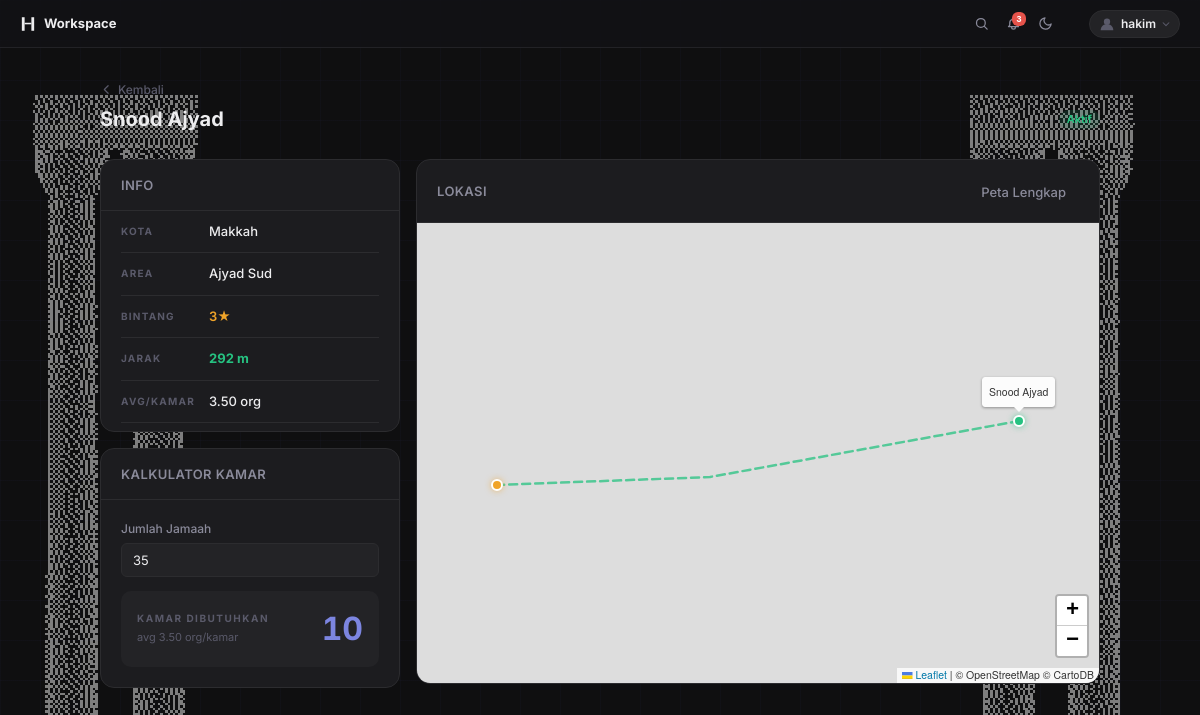
The app's page /hotels/1/ (signed in) with its own data.
### invoices/models.py (models this page shows, shortened)
class Hotel(models.Model):
    company      = models.CharField(max_length=20, choices=COMPANY_CHOICES, default='konoz')
    name         = models.CharField(max_length=200)
    city         = models.CharField(max_length=20, choices=HOTEL_CITY_CHOICES, default='makkah')
    stars        = models.PositiveSmallIntegerField(default=3)
    area         = models.CharField(max_length=100, blank=True)
    lat          = models.FloatField(null=True, blank=True)
    lng          = models.FloatField(null=True, blank=True)
    avg_occupancy = models.DecimalField(
        max_digits=5, decimal_places=2, null=True, blank=True,
        help_text='Rata-rata orang per kamar, mis. 3.4'
    )
    note         = models.TextField(blank=True)
    route        = models.JSONField(null=True, blank=True,
                                    help_text='Intermediate waypoints [[lat,lng],...] between mosque and hotel')
    is_active    = models.BooleanField(default=True)
    created_at   = models.DateTimeField(auto_now_add=True)
    updated_at   = models.DateTimeField(auto_now=True)
    class Meta:
        ordering = ['name']
    @property
    def ref_point(self):
        if self.city == 'madinah':
            return NABAWI_LAT, NABAWI_LNG
        return HARAM_LAT, HARAM_LNG
    @property
    def ref_label(self):
        return 'Masjid Nabawi' if self.city == 'madinah' else 'Masjid Al-Haram'
    @property
    def distance_to_haram(self):
        if self.lat is None or self.lng is None:
            return None
        import math
        R = 6_371_000
        ref_lat, ref_lng = self.ref_point
        lat1, lng1 = math.radians(self.lat), math.radians(self.lng)
        lat2, lng2 = math.radians(ref_lat), math.radians(ref_lng)
        dlat = lat2 - lat1
        dlng = lng2 - lng1
        a = math.sin(dlat/2)**2 + math.cos(lat1)*math.cos(lat2)*math.sin(dlng/2)**2
        return int(R * 2 * math.asin(math.sqrt(a)))
    @property
    def distance_label(self):
        d = self.distance_to_haram
        if d is None:
            return '—'
        if d < 1000:
            return f'{d} m'
        return f'{d/1000:.1f} km'

### invoices/views/hotel_views.py (the view)
# urls.py: path('hotels/<int:pk>/', views.hotel_detail, name='hotel_detail'),
@login_required
def hotel_detail(request, pk):
    h = get_object_or_404(Hotel, pk=pk)
    return render(request, 'invoices/hotel/hotel_detail.html', {
        'hotel': h,
        'hotel_route_json': _json.dumps(h.route) if h.route else 'null',
    })

### invoices/models.py (called while the page is built)
    @property
    def total_sar(self):
        return sum(r.total_sar for r in self.reservations.all())

    @property
    def total_paid_sar(self):
        from .utils import convert_to_sar
        return sum(
            int(round(convert_to_sar(float(p.amount), p.currency, float(p.exchange_rate))))
            for p in self.payments.all()
        )

    @property
    def remaining_sar(self):
        return self.total_sar - self.total_paid_sar

### invoices/utils.py (called while the page is built)
def convert_to_sar(amount, currency, exchange_rate):
    if currency == "SAR":
        return amount
    elif currency == "IDR":
        return amount / exchange_rate if exchange_rate != 0 else 0
    else:  # USD or others
        return amount * exchange_rate

### invoices/templates/invoices/hotel/hotel_detail.html (shortened to what this page needs)
{% extends 'invoices/partials/_base.html' %}
{% block content %}
<div class="page">
  <div class="page-header">
    <div class="page-title">{{ hotel.name }}</div>
    <div>
      {% if hotel.is_active %}<span class="badge badge-green">Aktif</span>
      {% else %}<span class="badge badge-gray">Nonaktif</span>{% endif %}
    </div>
  </div>
  <div class="detail-grid-eq">
    <div style="display:flex;flex-direction:column;gap:16px;">
      <div class="card" style="margin-bottom:0;">
        <div class="card-header"><span class="card-title">Info</span></div>
        <div class="card-body" style="padding:0 20px;">
          <div class="ht-row">
            <span class="ht-key">Kota</span>
            <span class="ht-val">{{ hotel.get_city_display }}</span>
          </div>
          {% if hotel.area %}
          <div class="ht-row">
            <span class="ht-key">Area</span>
            <span class="ht-val">{{ hotel.area }}</span>
          </div>
          {% endif %}
          <div class="ht-row">
            <span class="ht-key">Bintang</span>
            <span class="ht-val" style="color:var(--yellow);font-weight:600;">{{ hotel.stars }}★</span>
          </div>
          <div class="ht-row">
            <span class="ht-key">Jarak</span>
            <span class="ht-val ht-dist
              {% if hotel.distance_to_haram is not None %}
                {% if hotel.distance_to_haram < 500 %}ht-green
                {% elif hotel.distance_to_haram < 1500 %}ht-yellow
                {% else %}ht-red{% endif %}
              {% endif %}">{{ hotel.distance_label }}</span>
          </div>
          <div class="ht-row">
            <span class="ht-key">Avg/Kamar</span>
            <span class="ht-val">
              {% if hotel.avg_occupancy %}{{ hotel.avg_occupancy }} org{% else %}<span style="color:var(--text-3);">—</span>{% endif %}
            </span>
          </div>
          {% if hotel.note %}
          <div class="ht-row" style="border-bottom:none;">
            <span class="ht-key">Catatan</span>
            <span class="ht-val" style="white-space:pre-wrap;">{{ hotel.note }}</span>
          </div>
          {% else %}
          <div style="height:8px;"></div>
          {% endif %}
        </div>
      </div>
      <div class="card" style="margin-bottom:0;">
        <div class="card-header"><span class="card-title">Kalkulator Kamar</span></div>
        <div class="card-body">
          {% if hotel.avg_occupancy %}
          <div style="display:flex;flex-direction:column;gap:14px;">
            <div class="field">
              <label>Jumlah Jamaah</label>
              <input type="number" id="calc-jamaah" min="1" value="35" oninput="calcRooms()">
            </div>
            <div style="display:flex;justify-content:space-between;align-items:center;padding:14px 16px;background:var(--surface-2);border-radius:var(--r-lg);">
              <div>
                <div style="font-size:10px;font-weight:700;letter-spacing:1.5px;text-transform:uppercase;color:var(--text-3);">Kamar Dibutuhkan</div>
                <div style="font-size:11px;color:var(--text-3);margin-top:3px;">avg {{ hotel.avg_occupancy }} org/kamar</div>
              </div>
              <div id="calc-result" style="font-size:32px;font-weight:700;color:var(--accent-2);font-variant-numeric:tabular-nums;">—</div>
            </div>
          </div>
          {% else %}
          <div class="empty" style="padding:28px;">
            <div class="empty-title">Hotel ini tidak memiliki average</div>
          </div>
          {% endif %}
        </div>
      </div>
    </div>
    {% if hotel.lat and hotel.lng %}
    <div class="card" style="margin-bottom:0;position:sticky;top:16px;">
      <div class="card-header">
        <span class="card-title">Lokasi</span>
        <a href="{% url 'hotel_map' %}" class="btn btn-ghost btn-sm">Peta Lengkap</a>
      </div>
      <div id="mini-map" style="height:460px;border-radius:0 0 var(--r-lg) var(--r-lg);overflow:hidden;"></div>
    </div>
    {% endif %}
  </div>
</div>
{% endblock %}
{% if hotel.lat and hotel.lng %}
{% block extra_css %}
<link rel="stylesheet" href="https://unpkg.com/leaflet@1.9.4/dist/leaflet.css"/>
{% endblock %}
{% endif %}

### invoices/templates/invoices/partials/_base.html (shortened to what this page needs)
{% load static %}
<!DOCTYPE html>
<html lang="en" data-theme="dark">
<head>
  <link rel="stylesheet" href="{% static 'invoices/css/design.css' %}">
  {% block extra_css %}{% endblock %}
</head>
<body>
  <nav class="topbar">
    <a href="{% url 'home' %}" class="topbar-brand" data-shortcut="home">
  <svg width="16" height="16" viewBox="0 0 26 26" fill="none" xmlns="http://www.w3.org/2000/svg">
    <rect x="3" y="2" width="4.5" height="22" fill="currentColor"/>
    <rect x="18.5" y="2" width="4.5" height="22" fill="currentColor"/>
    <rect x="7.5" y="11" width="11" height="2.5" fill="currentColor"/>
  </svg>
  Workspace
</a>
    {% if user.is_authenticated %}
    <div class="topbar-right">
      <button type="button" id="btn-search" class="topbar-icon-btn" title="Cari (/)">
        <svg width="15" height="15" fill="none" stroke="currentColor" stroke-width="2" viewBox="0 0 24 24"><circle cx="11" cy="11" r="7"/><path stroke-linecap="round" d="M21 21l-4.35-4.35"/></svg>
      </button>
      <button type="button" class="topbar-icon-btn" id="btn-notif" title="Notifikasi">
        {% if due_soon_count %}<span class="notif-badge">{{ due_soon_count }}</span>{% endif %}
      </button>
      <button type="button" id="btn-theme" class="topbar-icon-btn" title="Ganti tema" onclick="toggleTheme()">
        <svg id="icon-moon" width="15" height="15" fill="none" stroke="currentColor" stroke-width="2" viewBox="0 0 24 24"><path stroke-linecap="round" stroke-linejoin="round" d="M21 12.79A9 9 0 1111.21 3a7 7 0 009.79 9.79z"/></svg>
      </button>
      <div class="account-wrap" id="account-wrap">
        <button type="button" id="btn-account" class="account-btn" aria-label="Akun">
          {% if user.profile.avatar %}
          <img src="{{ user.profile.avatar.url }}" class="account-avatar-img" alt="{{ user.username }}">
          {% else %}
          <svg class="account-avatar-default" width="18" height="18" viewBox="0 0 20 20" fill="none" xmlns="http://www.w3.org/2000/svg">
            <circle cx="10" cy="7.5" r="3.5" fill="currentColor"/>
            <path d="M3 17c0-3.866 3.134-7 7-7s7 3.134 7 7" fill="currentColor"/>
          </svg>
          {% endif %}
          <span class="account-username">{{ user.username }}</span>
          <svg class="account-chevron" width="10" height="10" fill="none" stroke="currentColor" stroke-width="2.5" viewBox="0 0 24 24"><path stroke-linecap="round" stroke-linejoin="round" d="M19 9l-7 7-7-7"/></svg>
        </button>
      </div>
    </div>
    {% endif %}
  </nav>
  {% block content %}{% endblock %}
</body>
</html>

### invoices/templates/invoices/partials/_base.html (style rules this page uses)
.page, .page-sm, .center-wrap, .card, .modal-overlay, #search-overlay { position: relative; z-index: 1; }

### invoices/templates/invoices/hotel/hotel_detail.html (style rules this page uses)
.ht-row { display: flex; align-items: flex-start; gap: 12px; padding: 11px 0; border-bottom: 1px solid var(--border); }
.ht-key { font-size: 10px; font-weight: 700; text-transform: uppercase; letter-spacing: 1.2px; color: var(--text-3); min-width: 76px; flex-shrink: 0; padding-top: 2px; }
.ht-val { font-size: 13px; font-weight: 500; color: var(--text); }
.ht-dist { font-weight: 700; }
.ht-dist.ht-green { color: #26C281; }

### records on screen
Hotel: name "Snood Ajyad", city "Makkah", area "Ajyad Sud", stars "3", distance_label "292 m", avg_occupancy "3.50"

### other values on screen
{{ due_soon_count }} "3"
{{ user.username }} "hakim"
